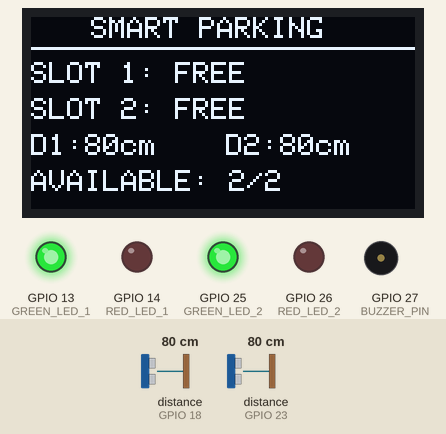
This sketch was run on a simulated ESP32. On the bench: 128×64 one-colour display, output pins drawn as LEDs (lit = HIGH), buzzer (waves = sounding). Wiring (from diagram.json): 2 × ultrasonic range finder: trigger GPIO 5, echo GPIO 18 / trigger GPIO 19, echo GPIO 23. The test bench sets the inputs (shaded band); at power-on: distance to the obstacle (sensors on GPIO 18, GPIO 23) 80 cm. The echo pulse lasts 58.3 µs per cm; pins used as bus, display or sensor lines are not drawn; what the sketch prints to the serial monitor is not drawn.

Above: at 3.2 s.
3.3 s: distance to the obstacle (sensor on GPIO 18) set to 37 cm
At 4.5 s:
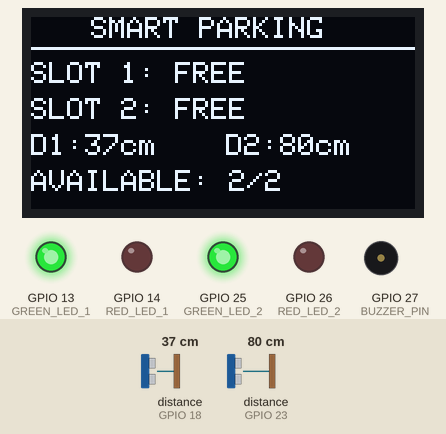
5.4 s: distance to the obstacle (sensor on GPIO 18) set to 31 cm
At 8.0 s:
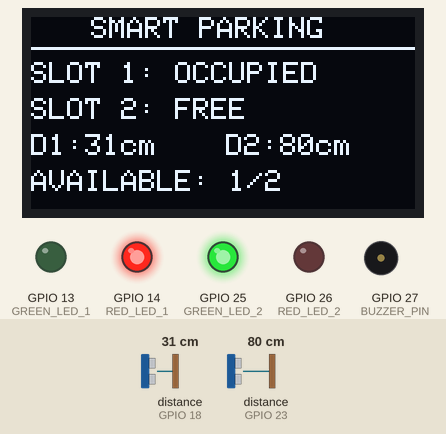
8.4 s: distance to the obstacle (sensor on GPIO 23) set to 39 cm
At 9.7 s:
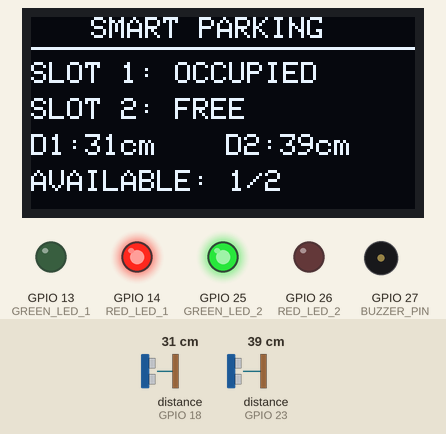
10.8 s: distance to the obstacle (sensor on GPIO 23) set to 31 cm
At 13.5 s:
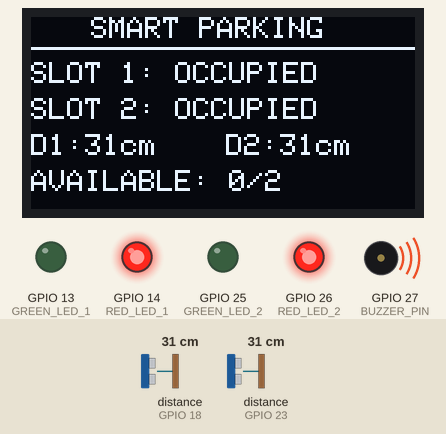
13.8 s: distance to the obstacle (sensor on GPIO 18) set to 35 cm
At 16.4 s:
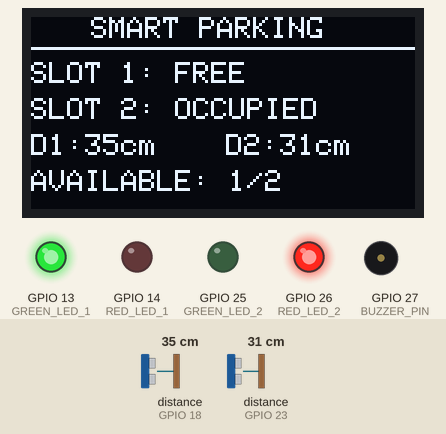
16.8 s: distance to the obstacle (sensor on GPIO 23) set to 35 cm
At 19.2 s:
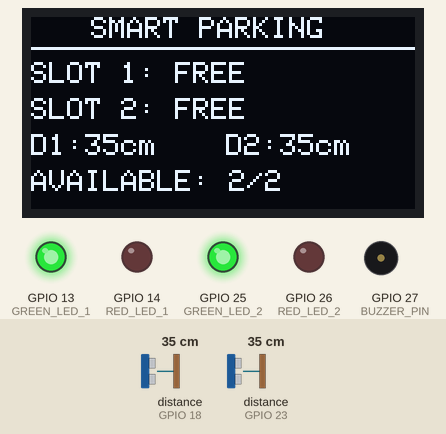
Timing chart, 0 to 20.1 s (numbered marks = the images above; inputs shaded):
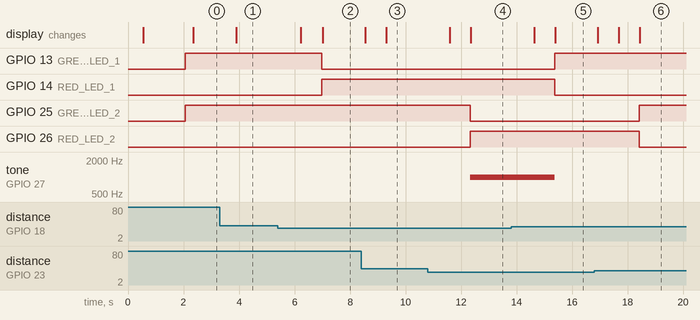

The sketch:

sketch.ino
```cpp
#include <Wire.h>
#include <Adafruit_GFX.h>
#include <Adafruit_SSD1306.h>

// =====================================================
// SMART PARKING - 2 SLOT ULTRASONIC SYSTEM
// ESP32 + 2x HC-SR04 + LEDs + Buzzer + OLED
// =====================================================

#define SCREEN_WIDTH 128
#define SCREEN_HEIGHT 64
#define OLED_SDA 21
#define OLED_SCL 22

Adafruit_SSD1306 display(SCREEN_WIDTH, SCREEN_HEIGHT, &Wire, -1);

// =====================================================
// PIN CONFIGURATION
// =====================================================

const int TRIG_PIN_1 = 5;
const int ECHO_PIN_1 = 18;

const int TRIG_PIN_2 = 19;
const int ECHO_PIN_2 = 23;

const int GREEN_LED_1 = 13;
const int RED_LED_1   = 14;

const int GREEN_LED_2 = 25;
const int RED_LED_2   = 26;

const int BUZZER_PIN = 27;

// =====================================================
// PARKING SETTINGS
// =====================================================

const float OCCUPIED_THRESHOLD = 35.0;
const float MIN_DISTANCE = 2.0;
const float MAX_DISTANCE = 400.0;
const int NUM_SAMPLES = 5;
const int REQUIRED_CONFIRMATIONS = 2;
const int NUM_SLOTS = 2;

// =====================================================
// SLOT STATE VARIABLES
// =====================================================

bool currentOccupied[NUM_SLOTS] = {false, false};
bool pendingState[NUM_SLOTS] = {false, false};
int confirmationCount[NUM_SLOTS] = {0, 0};

// =====================================================
// READ ULTRASONIC DISTANCE
// =====================================================

float readDistanceCM(int trigPin, int echoPin) {
  digitalWrite(trigPin, LOW);
  delayMicroseconds(2);

  digitalWrite(trigPin, HIGH);
  delayMicroseconds(10);
  digitalWrite(trigPin, LOW);

  long duration = pulseIn(echoPin, HIGH, 30000);

  if (duration == 0) {
    return -1;
  }

  float distance = duration * 0.0343 / 2.0;

  if (distance < MIN_DISTANCE || distance > MAX_DISTANCE) {
    return -1;
  }

  return distance;
}

// =====================================================
// AVERAGE DISTANCE
// =====================================================

float getAverageDistance(int trigPin, int echoPin) {
  float sum = 0;
  int validReadings = 0;

  for (int i = 0; i < NUM_SAMPLES; i++) {
    float distance = readDistanceCM(trigPin, echoPin);

    if (distance > 0) {
      sum += distance;
      validReadings++;
    }

    delay(20);
  }

  if (validReadings == 0) {
    return -1;
  }

  return sum / validReadings;
}

// =====================================================
// UPDATE STABLE STATE
// =====================================================

void updateStableState(int slot, bool newDecision) {
  if (newDecision != pendingState[slot]) {
    pendingState[slot] = newDecision;
    confirmationCount[slot] = 1;
  } else {
    confirmationCount[slot]++;
  }

  if (confirmationCount[slot] >= REQUIRED_CONFIRMATIONS) {
    if (currentOccupied[slot] != pendingState[slot]) {
      currentOccupied[slot] = pendingState[slot];

      Serial.println();
      Serial.print("*** SLOT ");
      Serial.print(slot + 1);
      Serial.println(" STATE CHANGED ***");

      Serial.print("Slot ");
      Serial.print(slot + 1);
      Serial.print(": ");

      if (currentOccupied[slot]) {
        Serial.println("OCCUPIED");
      } else {
        Serial.println("FREE");
      }
    }

    confirmationCount[slot] = 0;
  }
}

// =====================================================
// UPDATE LEDS
// =====================================================

void updateLEDs() {
  if (currentOccupied[0]) {
    digitalWrite(GREEN_LED_1, LOW);
    digitalWrite(RED_LED_1, HIGH);
  } else {
    digitalWrite(GREEN_LED_1, HIGH);
    digitalWrite(RED_LED_1, LOW);
  }

  if (currentOccupied[1]) {
    digitalWrite(GREEN_LED_2, LOW);
    digitalWrite(RED_LED_2, HIGH);
  } else {
    digitalWrite(GREEN_LED_2, HIGH);
    digitalWrite(RED_LED_2, LOW);
  }
}

// =====================================================
// GET FREE SLOT COUNT
// =====================================================

int getFreeSlotsCount() {
  int freeSlots = 0;

  for (int i = 0; i < NUM_SLOTS; i++) {
    if (!currentOccupied[i]) {
      freeSlots++;
    }
  }

  return freeSlots;
}

// =====================================================
// UPDATE BUZZER
// =====================================================

void updateBuzzer(int freeSlots) {
  if (freeSlots == 0) {
    tone(BUZZER_PIN, 1000);
  } else {
    noTone(BUZZER_PIN);
  }
}

// =====================================================
// UPDATE OLED
// =====================================================

void updateOLED(float distance1, float distance2, int freeSlots) {
  display.clearDisplay();
  display.setTextColor(SSD1306_WHITE);

  display.setTextSize(1);
  display.setCursor(20, 0);
  display.println("SMART PARKING");

  display.drawLine(0, 10, 127, 10, SSD1306_WHITE);

  display.setCursor(0, 15);
  display.print("SLOT 1: ");
  if (currentOccupied[0]) {
    display.println("OCCUPIED");
  } else {
    display.println("FREE");
  }

  display.setCursor(0, 27);
  display.print("SLOT 2: ");
  if (currentOccupied[1]) {
    display.println("OCCUPIED");
  } else {
    display.println("FREE");
  }

  display.setCursor(0, 39);
  display.print("D1:");
  if (distance1 > 0) {
    display.print(distance1, 0);
    display.print("cm");
  } else {
    display.print("--");
  }

  display.setCursor(65, 39);
  display.print("D2:");
  if (distance2 > 0) {
    display.print(distance2, 0);
    display.print("cm");
  } else {
    display.print("--");
  }

  display.setCursor(0, 51);
  display.print("AVAILABLE: ");
  display.print(freeSlots);
  display.print("/");
  display.print(NUM_SLOTS);

  display.display();
}

// =====================================================
// PRINT PARKING STATUS
// =====================================================

void printParkingStatus() {
  int freeSlots = getFreeSlotsCount();

  Serial.println();
  Serial.println("========== PARKING STATUS ==========");

  Serial.print("Slot 1: ");
  if (currentOccupied[0]) {
    Serial.println("OCCUPIED");
  } else {
    Serial.println("FREE");
  }

  Serial.print("Slot 2: ");
  if (currentOccupied[1]) {
    Serial.println("OCCUPIED");
  } else {
    Serial.println("FREE");
  }

  Serial.print("Available Slots: ");
  Serial.print(freeSlots);
  Serial.print(" / ");
  Serial.println(NUM_SLOTS);

  Serial.print("STATUS: ");
  if (freeSlots == 0) {
    Serial.println("PARKING FULL");
  } else {
    Serial.println("SPACE AVAILABLE");
  }

  Serial.println("====================================");
}

// =====================================================
// SETUP
// =====================================================

void setup() {
  Serial.begin(115200);
  delay(500);

  pinMode(TRIG_PIN_1, OUTPUT);
  pinMode(ECHO_PIN_1, INPUT);
  pinMode(TRIG_PIN_2, OUTPUT);
  pinMode(ECHO_PIN_2, INPUT);

  digitalWrite(TRIG_PIN_1, LOW);
  digitalWrite(TRIG_PIN_2, LOW);

  pinMode(GREEN_LED_1, OUTPUT);
  pinMode(RED_LED_1, OUTPUT);
  pinMode(GREEN_LED_2, OUTPUT);
  pinMode(RED_LED_2, OUTPUT);

  pinMode(BUZZER_PIN, OUTPUT);
  noTone(BUZZER_PIN);

  Wire.begin(OLED_SDA, OLED_SCL);

  if (!display.begin(SSD1306_SWITCHCAPVCC, 0x3C)) {
    Serial.println("OLED initialization failed!");
  } else {
    display.clearDisplay();
    display.setTextColor(SSD1306_WHITE);
    display.setTextSize(1);
    display.setCursor(15, 20);
    display.println("SMART PARKING");
    display.setCursor(25, 35);
    display.println("SYSTEM READY");
    display.display();
    delay(1500);
  }

  updateLEDs();

  Serial.println();
  Serial.println("====================================");
  Serial.println(" SMART PARKING SYSTEM STARTED");
  Serial.println("====================================");
  Serial.println("2 Ultrasonic Sensors Active");
  Serial.print("Occupied Threshold: ");
  Serial.print(OCCUPIED_THRESHOLD);
  Serial.println(" cm");
  Serial.println("====================================");
}

// =====================================================
// MAIN LOOP
// =====================================================

void loop() {
  float distance1 = getAverageDistance(TRIG_PIN_1, ECHO_PIN_1);
  float distance2 = getAverageDistance(TRIG_PIN_2, ECHO_PIN_2);

  if (distance1 > 0) {
    bool decision1 = (distance1 <= OCCUPIED_THRESHOLD);
    updateStableState(0, decision1);

    Serial.print("Slot 1 Distance: ");
    Serial.print(distance1, 2);
    Serial.print(" cm | Decision: ");

    if (decision1) {
      Serial.println("OCCUPIED");
    } else {
      Serial.println("FREE");
    }
  } else {
    Serial.println("Slot 1: INVALID READING");
  }

  if (distance2 > 0) {
    bool decision2 = (distance2 <= OCCUPIED_THRESHOLD);
    updateStableState(1, decision2);

    Serial.print("Slot 2 Distance: ");
    Serial.print(distance2, 2);
    Serial.print(" cm | Decision: ");

    if (decision2) {
      Serial.println("OCCUPIED");
    } else {
      Serial.println("FREE");
    }
  } else {
    Serial.println("Slot 2: INVALID READING");
  }

  updateLEDs();

  int freeSlots = getFreeSlotsCount();

  updateBuzzer(freeSlots);

  updateOLED(distance1, distance2, freeSlots);

  printParkingStatus();

  delay(500);
}
```

Measured:
- the behaviour switches between 35 and 34 cm on distance to the obstacle (sensor on GPIO 18) (found by bisection; images 1 and 2)
- the behaviour switches between 35 and 34 cm on distance to the obstacle (sensor on GPIO 23) (found by bisection; images 3 and 4)
- after the input at 3.3 s, the display: changes after 0.61 s (image 1)
- after the input at 5.4 s, GPIO 13 (GREEN_LED_1): HIGH → LOW after 1.6 s; GPIO 14 (RED_LED_1): LOW → HIGH after 1.6 s; the display: first changes after 0.83 s (image 2 shows a later state)
- after the input at 8.4 s, the display: first changes after 0.14 s (image 3 shows a later state)
- after the input at 10.8 s, GPIO 25 (GREEN_LED_2): HIGH → LOW after 1.5 s; GPIO 26 (RED_LED_2): LOW → HIGH after 1.5 s; tone on GPIO 27 (BUZZER_PIN): silent → 1000 Hz after 1.5 s; the display: first changes after 0.79 s (image 4 shows a later state)
- after the input at 13.8 s, GPIO 13 (GREEN_LED_1): LOW → HIGH after 1.6 s; GPIO 14 (RED_LED_1): HIGH → LOW after 1.6 s; tone on GPIO 27 (BUZZER_PIN): 1000 Hz → silent after 1.6 s; the display: first changes after 0.83 s (image 5 shows a later state)
- after the input at 16.8 s, GPIO 25 (GREEN_LED_2): LOW → HIGH after 1.6 s; GPIO 26 (RED_LED_2): HIGH → LOW after 1.6 s; the display: first changes after 0.12 s (image 6 shows a later state)
